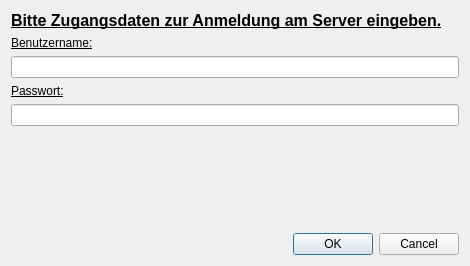
<?xml version="1.0" encoding="UTF-8"?>
<ui version="4.0">
 <class>LoginDialog</class>
 <widget class="QDialog" name="LoginDialog">
  <property name="geometry">
   <rect>
    <x>0</x>
    <y>0</y>
    <width>470</width>
    <height>266</height>
   </rect>
  </property>
  <property name="windowTitle">
   <string>Dialog</string>
  </property>
  <layout class="QVBoxLayout" name="verticalLayout">
   <item>
    <widget class="QLabel" name="label">
     <property name="text">
      <string>&lt;html&gt;&lt;head/&gt;&lt;body&gt;&lt;p&gt;&lt;span style=&quot; font-size:12pt; font-weight:600; text-decoration: underline;&quot;&gt;Bitte Zugangsdaten zur Anmeldung am Server eingeben.&lt;/span&gt;&lt;/p&gt;&lt;/body&gt;&lt;/html&gt;</string>
     </property>
    </widget>
   </item>
   <item>
    <widget class="QLabel" name="label_2">
     <property name="font">
      <font>
       <underline>false</underline>
       <kerning>true</kerning>
      </font>
     </property>
     <property name="text">
      <string>&lt;html&gt;&lt;head/&gt;&lt;body&gt;&lt;p&gt;&lt;span style=&quot; text-decoration: underline;&quot;&gt;Benutzername:&lt;/span&gt;&lt;/p&gt;&lt;/body&gt;&lt;/html&gt;</string>
     </property>
    </widget>
   </item>
   <item>
    <widget class="QLineEdit" name="lineEdit"/>
   </item>
   <item>
    <widget class="QLabel" name="label_3">
     <property name="font">
      <font>
       <weight>50</weight>
       <bold>false</bold>
       <underline>true</underline>
      </font>
     </property>
     <property name="text">
      <string>Passwort:</string>
     </property>
    </widget>
   </item>
   <item>
    <widget class="QLineEdit" name="lineEdit_2">
     <property name="echoMode">
      <enum>QLineEdit::Password</enum>
     </property>
    </widget>
   </item>
   <item>
    <spacer name="verticalSpacer">
     <property name="orientation">
      <enum>Qt::Vertical</enum>
     </property>
     <property name="sizeHint" stdset="0">
      <size>
       <width>20</width>
       <height>40</height>
      </size>
     </property>
    </spacer>
   </item>
   <item>
    <widget class="QDialogButtonBox" name="buttonBox">
     <property name="orientation">
      <enum>Qt::Horizontal</enum>
     </property>
     <property name="standardButtons">
      <set>QDialogButtonBox::Cancel|QDialogButtonBox::Ok</set>
     </property>
    </widget>
   </item>
  </layout>
 </widget>
 <resources/>
 <connections>
  <connection>
   <sender>buttonBox</sender>
   <signal>accepted()</signal>
   <receiver>LoginDialog</receiver>
   <slot>accept()</slot>
   <hints>
    <hint type="sourcelabel">
     <x>248</x>
     <y>254</y>
    </hint>
    <hint type="destinationlabel">
     <x>157</x>
     <y>274</y>
    </hint>
   </hints>
  </connection>
  <connection>
   <sender>buttonBox</sender>
   <signal>rejected()</signal>
   <receiver>LoginDialog</receiver>
   <slot>reject()</slot>
   <hints>
    <hint type="sourcelabel">
     <x>316</x>
     <y>260</y>
    </hint>
    <hint type="destinationlabel">
     <x>286</x>
     <y>274</y>
    </hint>
   </hints>
  </connection>
 </connections>
</ui>
